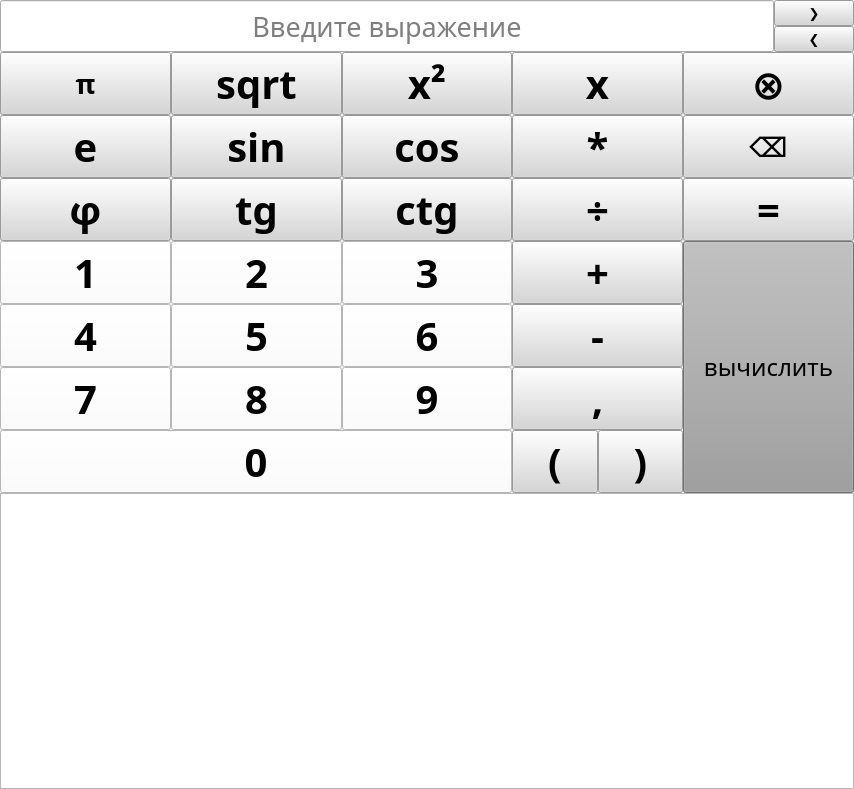
<?xml version="1.0" encoding="UTF-8"?>
<ui version="4.0">
 <class>MainWindow</class>
 <widget class="QMainWindow" name="MainWindow">
  <property name="enabled">
   <bool>true</bool>
  </property>
  <property name="geometry">
   <rect>
    <x>0</x>
    <y>0</y>
    <width>854</width>
    <height>789</height>
   </rect>
  </property>
  <property name="sizePolicy">
   <sizepolicy hsizetype="Expanding" vsizetype="Expanding">
    <horstretch>0</horstretch>
    <verstretch>0</verstretch>
   </sizepolicy>
  </property>
  <property name="minimumSize">
   <size>
    <width>0</width>
    <height>0</height>
   </size>
  </property>
  <property name="maximumSize">
   <size>
    <width>16777215</width>
    <height>16777215</height>
   </size>
  </property>
  <property name="font">
   <font>
    <family>Yu Gothic UI Light</family>
    <pointsize>6</pointsize>
   </font>
  </property>
  <property name="windowTitle">
   <string>Решатель квадратных уравнений</string>
  </property>
  <property name="windowIcon">
   <iconset>
    <normaloff>../../../img/icon.png</normaloff>../../../img/icon.png</iconset>
  </property>
  <property name="tabShape">
   <enum>QTabWidget::Rounded</enum>
  </property>
  <widget class="QWidget" name="centralwidget">
   <property name="sizePolicy">
    <sizepolicy hsizetype="Expanding" vsizetype="Expanding">
     <horstretch>0</horstretch>
     <verstretch>0</verstretch>
    </sizepolicy>
   </property>
   <layout class="QHBoxLayout" name="horizontalLayout">
    <property name="spacing">
     <number>0</number>
    </property>
    <property name="leftMargin">
     <number>0</number>
    </property>
    <property name="topMargin">
     <number>0</number>
    </property>
    <property name="rightMargin">
     <number>0</number>
    </property>
    <property name="bottomMargin">
     <number>0</number>
    </property>
    <item>
     <layout class="QVBoxLayout" name="verticalLayout_7">
      <property name="spacing">
       <number>0</number>
      </property>
      <item>
       <layout class="QHBoxLayout" name="horizontalLayout_3">
        <property name="spacing">
         <number>0</number>
        </property>
        <item>
         <widget class="QLineEdit" name="lineEdit">
          <property name="enabled">
           <bool>true</bool>
          </property>
          <property name="sizePolicy">
           <sizepolicy hsizetype="Expanding" vsizetype="Preferred">
            <horstretch>0</horstretch>
            <verstretch>0</verstretch>
           </sizepolicy>
          </property>
          <property name="minimumSize">
           <size>
            <width>50</width>
            <height>20</height>
           </size>
          </property>
          <property name="font">
           <font>
            <pointsize>20</pointsize>
           </font>
          </property>
          <property name="focusPolicy">
           <enum>Qt::NoFocus</enum>
          </property>
          <property name="alignment">
           <set>Qt::AlignCenter</set>
          </property>
          <property name="placeholderText">
           <string>Введите выражение</string>
          </property>
         </widget>
        </item>
        <item>
         <layout class="QVBoxLayout" name="verticalLayout_9">
          <property name="spacing">
           <number>0</number>
          </property>
          <item>
           <widget class="QPushButton" name="nextButton">
            <property name="sizePolicy">
             <sizepolicy hsizetype="Minimum" vsizetype="Minimum">
              <horstretch>0</horstretch>
              <verstretch>0</verstretch>
             </sizepolicy>
            </property>
            <property name="font">
             <font>
              <pointsize>10</pointsize>
              <weight>75</weight>
              <bold>true</bold>
             </font>
            </property>
            <property name="styleSheet">
             <string notr="true">background-color: rgb(214, 214, 214);</string>
            </property>
            <property name="text">
             <string>❯</string>
            </property>
           </widget>
          </item>
          <item>
           <widget class="QPushButton" name="previousButton">
            <property name="sizePolicy">
             <sizepolicy hsizetype="Minimum" vsizetype="Minimum">
              <horstretch>0</horstretch>
              <verstretch>0</verstretch>
             </sizepolicy>
            </property>
            <property name="font">
             <font>
              <pointsize>10</pointsize>
              <weight>75</weight>
              <bold>true</bold>
             </font>
            </property>
            <property name="styleSheet">
             <string notr="true">background-color: rgb(214, 214, 214);</string>
            </property>
            <property name="text">
             <string>❮</string>
            </property>
           </widget>
          </item>
         </layout>
        </item>
       </layout>
      </item>
      <item>
       <layout class="QGridLayout" name="gridLayout_2">
        <property name="spacing">
         <number>0</number>
        </property>
        <item row="6" column="3">
         <widget class="QPushButton" name="multiplu_Button">
          <property name="sizePolicy">
           <sizepolicy hsizetype="Minimum" vsizetype="Expanding">
            <horstretch>0</horstretch>
            <verstretch>0</verstretch>
           </sizepolicy>
          </property>
          <property name="font">
           <font>
            <family>Yu Gothic UI Light</family>
            <pointsize>30</pointsize>
            <weight>75</weight>
            <bold>true</bold>
           </font>
          </property>
          <property name="styleSheet">
           <string notr="true">background-color: rgb(214, 214, 214);</string>
          </property>
          <property name="text">
           <string>*</string>
          </property>
         </widget>
        </item>
        <item row="20" column="3">
         <layout class="QHBoxLayout" name="horizontalLayout_2">
          <property name="spacing">
           <number>0</number>
          </property>
          <item>
           <widget class="QPushButton" name="comma_Button">
            <property name="sizePolicy">
             <sizepolicy hsizetype="Minimum" vsizetype="Expanding">
              <horstretch>0</horstretch>
              <verstretch>0</verstretch>
             </sizepolicy>
            </property>
            <property name="font">
             <font>
              <family>Yu Gothic Light</family>
              <pointsize>30</pointsize>
              <weight>75</weight>
              <bold>true</bold>
             </font>
            </property>
            <property name="styleSheet">
             <string notr="true">background-color: rgb(214, 214, 214);</string>
            </property>
            <property name="text">
             <string>,</string>
            </property>
           </widget>
          </item>
         </layout>
        </item>
        <item row="21" column="0" colspan="3">
         <widget class="QPushButton" name="number0Button">
          <property name="sizePolicy">
           <sizepolicy hsizetype="Minimum" vsizetype="Expanding">
            <horstretch>0</horstretch>
            <verstretch>0</verstretch>
           </sizepolicy>
          </property>
          <property name="font">
           <font>
            <family>Yu Gothic UI Light</family>
            <pointsize>30</pointsize>
            <weight>75</weight>
            <bold>true</bold>
           </font>
          </property>
          <property name="styleSheet">
           <string notr="true">background-color: white;</string>
          </property>
          <property name="text">
           <string>0</string>
          </property>
         </widget>
        </item>
        <item row="16" column="0">
         <widget class="QPushButton" name="number1Button">
          <property name="sizePolicy">
           <sizepolicy hsizetype="Minimum" vsizetype="Expanding">
            <horstretch>0</horstretch>
            <verstretch>0</verstretch>
           </sizepolicy>
          </property>
          <property name="font">
           <font>
            <family>Yu Gothic UI Light</family>
            <pointsize>30</pointsize>
            <weight>75</weight>
            <bold>true</bold>
           </font>
          </property>
          <property name="styleSheet">
           <string notr="true">background-color:white;</string>
          </property>
          <property name="text">
           <string>1</string>
          </property>
         </widget>
        </item>
        <item row="17" column="0">
         <widget class="QPushButton" name="number4Button">
          <property name="sizePolicy">
           <sizepolicy hsizetype="Minimum" vsizetype="Expanding">
            <horstretch>0</horstretch>
            <verstretch>0</verstretch>
           </sizepolicy>
          </property>
          <property name="font">
           <font>
            <family>Yu Gothic UI Light</family>
            <pointsize>30</pointsize>
            <weight>75</weight>
            <bold>true</bold>
           </font>
          </property>
          <property name="styleSheet">
           <string notr="true">background-color:white;</string>
          </property>
          <property name="text">
           <string>4</string>
          </property>
         </widget>
        </item>
        <item row="20" column="2">
         <widget class="QPushButton" name="number9Button">
          <property name="sizePolicy">
           <sizepolicy hsizetype="Minimum" vsizetype="Expanding">
            <horstretch>0</horstretch>
            <verstretch>0</verstretch>
           </sizepolicy>
          </property>
          <property name="font">
           <font>
            <family>Yu Gothic UI Light</family>
            <pointsize>30</pointsize>
            <weight>75</weight>
            <bold>true</bold>
           </font>
          </property>
          <property name="styleSheet">
           <string notr="true">background-color: white;</string>
          </property>
          <property name="text">
           <string>9</string>
          </property>
         </widget>
        </item>
        <item row="16" column="2">
         <widget class="QPushButton" name="number3Button">
          <property name="sizePolicy">
           <sizepolicy hsizetype="Minimum" vsizetype="Expanding">
            <horstretch>0</horstretch>
            <verstretch>0</verstretch>
           </sizepolicy>
          </property>
          <property name="font">
           <font>
            <family>Yu Gothic UI Light</family>
            <pointsize>30</pointsize>
            <weight>75</weight>
            <bold>true</bold>
           </font>
          </property>
          <property name="styleSheet">
           <string notr="true">background-color:white;</string>
          </property>
          <property name="text">
           <string>3</string>
          </property>
         </widget>
        </item>
        <item row="20" column="0">
         <widget class="QPushButton" name="number7Button">
          <property name="sizePolicy">
           <sizepolicy hsizetype="Minimum" vsizetype="Expanding">
            <horstretch>0</horstretch>
            <verstretch>0</verstretch>
           </sizepolicy>
          </property>
          <property name="font">
           <font>
            <family>Yu Gothic UI Light</family>
            <pointsize>30</pointsize>
            <weight>75</weight>
            <bold>true</bold>
           </font>
          </property>
          <property name="styleSheet">
           <string notr="true">background-color:white;</string>
          </property>
          <property name="text">
           <string>7</string>
          </property>
         </widget>
        </item>
        <item row="16" column="1">
         <widget class="QPushButton" name="number2Button">
          <property name="sizePolicy">
           <sizepolicy hsizetype="Minimum" vsizetype="Expanding">
            <horstretch>0</horstretch>
            <verstretch>0</verstretch>
           </sizepolicy>
          </property>
          <property name="font">
           <font>
            <family>Yu Gothic UI Light</family>
            <pointsize>30</pointsize>
            <weight>75</weight>
            <bold>true</bold>
           </font>
          </property>
          <property name="styleSheet">
           <string notr="true">background-color: white;</string>
          </property>
          <property name="text">
           <string>2</string>
          </property>
         </widget>
        </item>
        <item row="20" column="1">
         <widget class="QPushButton" name="number8Button">
          <property name="sizePolicy">
           <sizepolicy hsizetype="Minimum" vsizetype="Expanding">
            <horstretch>0</horstretch>
            <verstretch>0</verstretch>
           </sizepolicy>
          </property>
          <property name="font">
           <font>
            <family>Yu Gothic UI Light</family>
            <pointsize>30</pointsize>
            <weight>75</weight>
            <bold>true</bold>
           </font>
          </property>
          <property name="styleSheet">
           <string notr="true">background-color: white;</string>
          </property>
          <property name="text">
           <string>8</string>
          </property>
         </widget>
        </item>
        <item row="17" column="1">
         <widget class="QPushButton" name="number5Button">
          <property name="sizePolicy">
           <sizepolicy hsizetype="Minimum" vsizetype="Expanding">
            <horstretch>0</horstretch>
            <verstretch>0</verstretch>
           </sizepolicy>
          </property>
          <property name="font">
           <font>
            <family>Yu Gothic UI Light</family>
            <pointsize>30</pointsize>
            <weight>75</weight>
            <bold>true</bold>
           </font>
          </property>
          <property name="styleSheet">
           <string notr="true">background-color: white;</string>
          </property>
          <property name="text">
           <string>5</string>
          </property>
         </widget>
        </item>
        <item row="17" column="2">
         <widget class="QPushButton" name="number6Button">
          <property name="sizePolicy">
           <sizepolicy hsizetype="Minimum" vsizetype="Expanding">
            <horstretch>0</horstretch>
            <verstretch>0</verstretch>
           </sizepolicy>
          </property>
          <property name="font">
           <font>
            <family>Yu Gothic Light</family>
            <pointsize>30</pointsize>
            <weight>75</weight>
            <bold>true</bold>
           </font>
          </property>
          <property name="styleSheet">
           <string notr="true">background-color: white;</string>
          </property>
          <property name="text">
           <string>6</string>
          </property>
         </widget>
        </item>
        <item row="2" column="3">
         <widget class="QPushButton" name="x_Button">
          <property name="sizePolicy">
           <sizepolicy hsizetype="Minimum" vsizetype="Expanding">
            <horstretch>0</horstretch>
            <verstretch>0</verstretch>
           </sizepolicy>
          </property>
          <property name="font">
           <font>
            <family>Yu Gothic UI Light</family>
            <pointsize>30</pointsize>
            <weight>75</weight>
            <bold>true</bold>
           </font>
          </property>
          <property name="styleSheet">
           <string notr="true">background-color: rgb(214, 214, 214);</string>
          </property>
          <property name="text">
           <string>x</string>
          </property>
         </widget>
        </item>
        <item row="2" column="2">
         <widget class="QPushButton" name="x2_Button">
          <property name="sizePolicy">
           <sizepolicy hsizetype="Minimum" vsizetype="Expanding">
            <horstretch>0</horstretch>
            <verstretch>0</verstretch>
           </sizepolicy>
          </property>
          <property name="font">
           <font>
            <family>Yu Gothic UI Light</family>
            <pointsize>30</pointsize>
            <weight>75</weight>
            <bold>true</bold>
           </font>
          </property>
          <property name="styleSheet">
           <string notr="true">background-color: rgb(214, 214, 214);</string>
          </property>
          <property name="text">
           <string>x²</string>
          </property>
         </widget>
        </item>
        <item row="6" column="0">
         <widget class="QPushButton" name="e_Button">
          <property name="sizePolicy">
           <sizepolicy hsizetype="Expanding" vsizetype="Minimum">
            <horstretch>0</horstretch>
            <verstretch>0</verstretch>
           </sizepolicy>
          </property>
          <property name="font">
           <font>
            <family>Yu Gothic UI Light</family>
            <pointsize>30</pointsize>
            <weight>75</weight>
            <bold>true</bold>
           </font>
          </property>
          <property name="styleSheet">
           <string notr="true">background-color: rgb(214, 214, 214);</string>
          </property>
          <property name="text">
           <string>e</string>
          </property>
         </widget>
        </item>
        <item row="2" column="0">
         <widget class="QPushButton" name="pi_Button">
          <property name="sizePolicy">
           <sizepolicy hsizetype="MinimumExpanding" vsizetype="Expanding">
            <horstretch>0</horstretch>
            <verstretch>0</verstretch>
           </sizepolicy>
          </property>
          <property name="font">
           <font>
            <family>Yu Gothic UI Light</family>
            <pointsize>20</pointsize>
            <weight>75</weight>
            <bold>true</bold>
           </font>
          </property>
          <property name="styleSheet">
           <string notr="true">background-color: rgb(214, 214, 214);</string>
          </property>
          <property name="text">
           <string>π</string>
          </property>
         </widget>
        </item>
        <item row="11" column="0">
         <widget class="QPushButton" name="phi_Button">
          <property name="sizePolicy">
           <sizepolicy hsizetype="Expanding" vsizetype="Minimum">
            <horstretch>0</horstretch>
            <verstretch>0</verstretch>
           </sizepolicy>
          </property>
          <property name="font">
           <font>
            <family>Yu Gothic UI Light</family>
            <pointsize>30</pointsize>
            <weight>75</weight>
            <bold>true</bold>
           </font>
          </property>
          <property name="styleSheet">
           <string notr="true">background-color: rgb(214, 214, 214);</string>
          </property>
          <property name="text">
           <string>φ</string>
          </property>
         </widget>
        </item>
        <item row="2" column="1">
         <widget class="QPushButton" name="sqrt_Button">
          <property name="sizePolicy">
           <sizepolicy hsizetype="Expanding" vsizetype="Minimum">
            <horstretch>0</horstretch>
            <verstretch>0</verstretch>
           </sizepolicy>
          </property>
          <property name="font">
           <font>
            <family>Yu Gothic UI Light</family>
            <pointsize>30</pointsize>
            <weight>75</weight>
            <bold>true</bold>
           </font>
          </property>
          <property name="styleSheet">
           <string notr="true">background-color: rgb(214, 214, 214);</string>
          </property>
          <property name="text">
           <string>sqrt</string>
          </property>
         </widget>
        </item>
        <item row="2" column="4">
         <widget class="QPushButton" name="clearButton">
          <property name="sizePolicy">
           <sizepolicy hsizetype="Minimum" vsizetype="Expanding">
            <horstretch>0</horstretch>
            <verstretch>0</verstretch>
           </sizepolicy>
          </property>
          <property name="font">
           <font>
            <family>Yu Gothic UI Light</family>
            <pointsize>30</pointsize>
            <weight>75</weight>
            <bold>true</bold>
           </font>
          </property>
          <property name="styleSheet">
           <string notr="true">background-color: rgb(214, 214, 214);
</string>
          </property>
          <property name="text">
           <string>⊗</string>
          </property>
         </widget>
        </item>
        <item row="6" column="4">
         <widget class="QPushButton" name="deleteButton">
          <property name="sizePolicy">
           <sizepolicy hsizetype="Minimum" vsizetype="Expanding">
            <horstretch>0</horstretch>
            <verstretch>0</verstretch>
           </sizepolicy>
          </property>
          <property name="font">
           <font>
            <pointsize>20</pointsize>
            <weight>75</weight>
            <bold>true</bold>
           </font>
          </property>
          <property name="styleSheet">
           <string notr="true">background-color: rgb(214, 214, 214);</string>
          </property>
          <property name="text">
           <string>⌫</string>
          </property>
         </widget>
        </item>
        <item row="11" column="1">
         <widget class="QPushButton" name="tg_Button">
          <property name="sizePolicy">
           <sizepolicy hsizetype="Expanding" vsizetype="Minimum">
            <horstretch>0</horstretch>
            <verstretch>0</verstretch>
           </sizepolicy>
          </property>
          <property name="font">
           <font>
            <family>Yu Gothic UI Light</family>
            <pointsize>30</pointsize>
            <weight>75</weight>
            <bold>true</bold>
           </font>
          </property>
          <property name="styleSheet">
           <string notr="true">background-color: rgb(214, 214, 214);</string>
          </property>
          <property name="text">
           <string>tg</string>
          </property>
         </widget>
        </item>
        <item row="11" column="2">
         <widget class="QPushButton" name="ctg_Button">
          <property name="sizePolicy">
           <sizepolicy hsizetype="Expanding" vsizetype="Minimum">
            <horstretch>0</horstretch>
            <verstretch>0</verstretch>
           </sizepolicy>
          </property>
          <property name="font">
           <font>
            <family>Yu Gothic UI Light</family>
            <pointsize>30</pointsize>
            <weight>75</weight>
            <bold>true</bold>
           </font>
          </property>
          <property name="styleSheet">
           <string notr="true">background-color: rgb(214, 214, 214);</string>
          </property>
          <property name="text">
           <string>ctg</string>
          </property>
         </widget>
        </item>
        <item row="6" column="2">
         <widget class="QPushButton" name="cos_Button">
          <property name="sizePolicy">
           <sizepolicy hsizetype="Expanding" vsizetype="Minimum">
            <horstretch>0</horstretch>
            <verstretch>0</verstretch>
           </sizepolicy>
          </property>
          <property name="font">
           <font>
            <family>Yu Gothic Light</family>
            <pointsize>30</pointsize>
            <weight>75</weight>
            <bold>true</bold>
           </font>
          </property>
          <property name="styleSheet">
           <string notr="true">background-color: rgb(214, 214, 214);</string>
          </property>
          <property name="text">
           <string>cos</string>
          </property>
         </widget>
        </item>
        <item row="6" column="1">
         <widget class="QPushButton" name="sin_Button">
          <property name="sizePolicy">
           <sizepolicy hsizetype="Expanding" vsizetype="Minimum">
            <horstretch>0</horstretch>
            <verstretch>0</verstretch>
           </sizepolicy>
          </property>
          <property name="font">
           <font>
            <family>Yu Gothic UI Light</family>
            <pointsize>30</pointsize>
            <weight>75</weight>
            <bold>true</bold>
           </font>
          </property>
          <property name="styleSheet">
           <string notr="true">background-color: rgb(214, 214, 214);</string>
          </property>
          <property name="text">
           <string>sin</string>
          </property>
         </widget>
        </item>
        <item row="13" column="4" rowspan="9">
         <widget class="QPushButton" name="calculateButton">
          <property name="enabled">
           <bool>true</bool>
          </property>
          <property name="sizePolicy">
           <sizepolicy hsizetype="Expanding" vsizetype="Minimum">
            <horstretch>0</horstretch>
            <verstretch>0</verstretch>
           </sizepolicy>
          </property>
          <property name="font">
           <font>
            <family>Yu Gothic UI Light</family>
            <pointsize>18</pointsize>
            <weight>50</weight>
            <italic>false</italic>
            <bold>false</bold>
            <underline>false</underline>
            <strikeout>false</strikeout>
            <kerning>true</kerning>
           </font>
          </property>
          <property name="acceptDrops">
           <bool>false</bool>
          </property>
          <property name="layoutDirection">
           <enum>Qt::LeftToRight</enum>
          </property>
          <property name="autoFillBackground">
           <bool>false</bool>
          </property>
          <property name="styleSheet">
           <string notr="true">background-color:rgb(157, 157, 157);</string>
          </property>
          <property name="text">
           <string>вычислить</string>
          </property>
          <property name="autoDefault">
           <bool>false</bool>
          </property>
          <property name="default">
           <bool>false</bool>
          </property>
          <property name="flat">
           <bool>false</bool>
          </property>
         </widget>
        </item>
        <item row="11" column="4">
         <widget class="QPushButton" name="equalsButton">
          <property name="sizePolicy">
           <sizepolicy hsizetype="Minimum" vsizetype="Expanding">
            <horstretch>0</horstretch>
            <verstretch>0</verstretch>
           </sizepolicy>
          </property>
          <property name="font">
           <font>
            <family>Yu Gothic UI Light</family>
            <pointsize>30</pointsize>
            <weight>75</weight>
            <bold>true</bold>
           </font>
          </property>
          <property name="styleSheet">
           <string notr="true">background-color: rgb(214, 214, 214);</string>
          </property>
          <property name="text">
           <string>=</string>
          </property>
         </widget>
        </item>
        <item row="21" column="3">
         <layout class="QHBoxLayout" name="horizontalLayout_4">
          <property name="spacing">
           <number>0</number>
          </property>
          <item>
           <widget class="QPushButton" name="left_Button">
            <property name="sizePolicy">
             <sizepolicy hsizetype="Expanding" vsizetype="Minimum">
              <horstretch>0</horstretch>
              <verstretch>0</verstretch>
             </sizepolicy>
            </property>
            <property name="font">
             <font>
              <family>Yu Gothic UI Light</family>
              <pointsize>30</pointsize>
              <weight>75</weight>
              <bold>true</bold>
             </font>
            </property>
            <property name="styleSheet">
             <string notr="true">background-color: rgb(214, 214, 214);</string>
            </property>
            <property name="text">
             <string>(</string>
            </property>
           </widget>
          </item>
          <item>
           <widget class="QPushButton" name="rightBracketButton">
            <property name="sizePolicy">
             <sizepolicy hsizetype="Expanding" vsizetype="Minimum">
              <horstretch>0</horstretch>
              <verstretch>0</verstretch>
             </sizepolicy>
            </property>
            <property name="font">
             <font>
              <family>Yu Gothic UI Light</family>
              <pointsize>30</pointsize>
              <weight>75</weight>
              <bold>true</bold>
             </font>
            </property>
            <property name="styleSheet">
             <string notr="true">background-color: rgb(214, 214, 214);</string>
            </property>
            <property name="text">
             <string>)</string>
            </property>
           </widget>
          </item>
         </layout>
        </item>
        <item row="17" column="3">
         <widget class="QPushButton" name="minus_Button">
          <property name="sizePolicy">
           <sizepolicy hsizetype="Minimum" vsizetype="Expanding">
            <horstretch>0</horstretch>
            <verstretch>0</verstretch>
           </sizepolicy>
          </property>
          <property name="font">
           <font>
            <family>Yu Gothic UI Light</family>
            <pointsize>30</pointsize>
            <weight>75</weight>
            <bold>true</bold>
           </font>
          </property>
          <property name="styleSheet">
           <string notr="true">background-color: rgb(214, 214, 214);</string>
          </property>
          <property name="text">
           <string>-</string>
          </property>
         </widget>
        </item>
        <item row="16" column="3">
         <widget class="QPushButton" name="plus_Button">
          <property name="sizePolicy">
           <sizepolicy hsizetype="Minimum" vsizetype="Expanding">
            <horstretch>0</horstretch>
            <verstretch>0</verstretch>
           </sizepolicy>
          </property>
          <property name="font">
           <font>
            <family>Yu Gothic UI Light</family>
            <pointsize>30</pointsize>
            <weight>75</weight>
            <bold>true</bold>
           </font>
          </property>
          <property name="styleSheet">
           <string notr="true">background-color: rgb(214, 214, 214);</string>
          </property>
          <property name="text">
           <string>+</string>
          </property>
         </widget>
        </item>
        <item row="10" column="3" rowspan="3">
         <widget class="QPushButton" name="split_Button">
          <property name="font">
           <font>
            <pointsize>30</pointsize>
            <weight>75</weight>
            <bold>true</bold>
            <kerning>true</kerning>
           </font>
          </property>
          <property name="styleSheet">
           <string notr="true">background-color: rgb(214, 214, 214);</string>
          </property>
          <property name="text">
           <string>÷</string>
          </property>
         </widget>
        </item>
       </layout>
      </item>
      <item>
       <widget class="QTextBrowser" name="outputField">
        <property name="enabled">
         <bool>true</bool>
        </property>
        <property name="font">
         <font>
          <pointsize>18</pointsize>
          <weight>50</weight>
          <bold>false</bold>
         </font>
        </property>
       </widget>
      </item>
     </layout>
    </item>
   </layout>
  </widget>
 </widget>
 <resources/>
 <connections/>
</ui>
